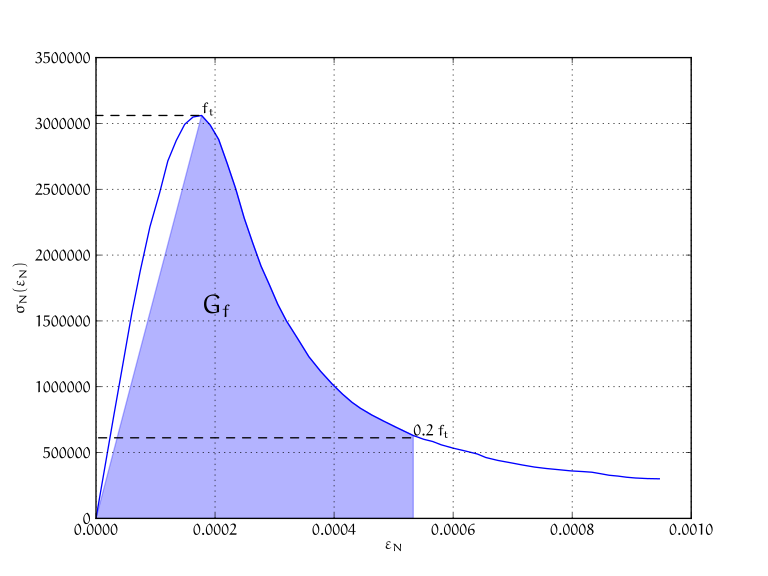

Write Python code to recreate this figure.
import matplotlib
matplotlib.rc('text',usetex=True)
matplotlib.rc('text.latex',preamble=r'\usepackage{euler}')
from numpy import *
from matplotlib.mlab import movavg
sig,eps=array([]),array([])
dta=genfromtxt('tension-test.data')
eps,sig=dta[:,0],dta[:,2]
eps,sig=concatenate(([0],eps[2:-2])),concatenate(([0],movavg(sig,5)))
epsFt,ft=eps[sig==max(sig)][0],max(sig)
ft02=.2*ft
sig2=array([(s if eps[i]>epsFt else (ft/epsFt)*eps[i]) for i,s in enumerate(sig) if eps[i]<epsFt or s>ft02]+[0])
#sig2=concatenate((sig2,[sig2[-1]]))
eps2=concatenate((eps[0:len(sig2)-1],[eps[len(sig2)-2]]))
epsFt02=max(eps2)
print epsFt,epsFt02
print shape(eps2),shape(sig2)
import pylab
pylab.grid()
pylab.plot(eps,sig,label=r'$\sigma_N(\eps_N)$')
pylab.fill(eps2,sig2,color='b',alpha=.3)
pylab.annotate(r'$f_t$',xytext=(epsFt,ft),xy=(0,ft),arrowprops=dict(arrowstyle='-',linestyle='dashed',relpos=(0,0),shrinkA=0,shrinkB=0))
pylab.annotate(r'$0.2\,f_t$',xytext=(epsFt02,ft02),xy=(0,ft02),arrowprops=dict(arrowstyle='-',linestyle='dashed',relpos=(0,0),shrinkA=0,shrinkB=0))
pylab.text(epsFt,.5*ft,'$\Large G_f$',fontsize=20)
pylab.xlabel(r'$\varepsilon_N$')
pylab.ylabel(r'$\sigma_N(\varepsilon_N)$')
#pylab.show()
pylab.savefig('fracture-energy.pdf')


